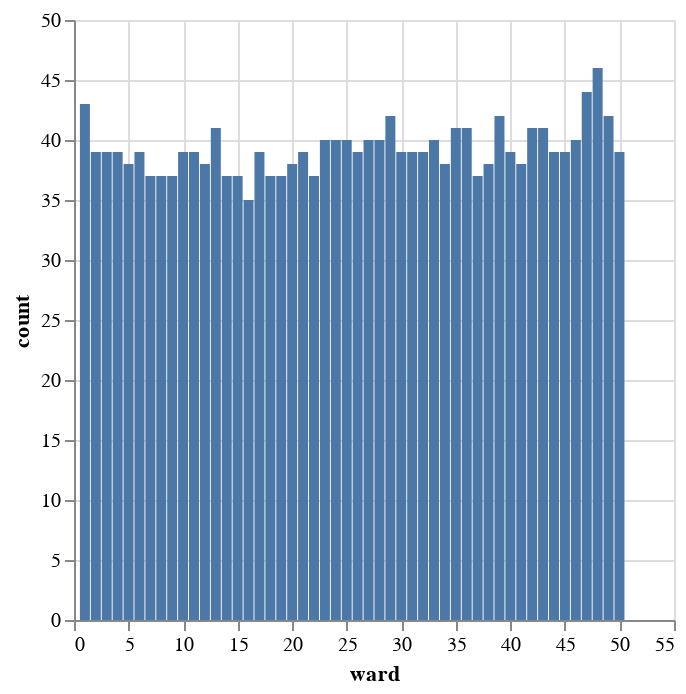

The cell this chart's notebook holds for it:
### Code cell
alt.Chart(num_projects_ward).mark_bar().encode(
    x='ward',
    y='count',
    #color=alt.Color('color').scale(None),
    tooltip=['ward', 'count'],
).interactive()

### Figure 1 — Vega-Lite specification as saved in the notebook (floating-point values rounded to 4 significant figures)
{"config": {"view": {"continuousWidth": 300, "continuousHeight": 300}}, "data": {"name": "data-ce5d036d39be65663c04576b89e997ad"}, "mark": {"type": "bar"}, "encoding": {"tooltip": [{"field": "ward", "type": "quantitative"}, {"field": "count", "type": "quantitative"}], "x": {"field": "ward", "type": "quantitative"}, "y": {"field": "count", "type": "quantitative"}}, "params": [{"name": "param_15", "select": {"type": "interval", "encodings": ["x", "y"]}, "bind": "scales"}], "$schema": "https://vega.github.io/schema/vega-lite/v5.20.1.json", "datasets": {"data-ce5d036d39be65663c04576b89e997ad": [{"ward": 1, "count": 43}, {"ward": 2, "count": 39}, {"ward": 3, "count": 39}, {"ward": 4, "count": 39}, {"ward": 5, "count": 38}, {"ward": 6, "count": 39}, {"ward": 7, "count": 37}, {"ward": 8, "count": 37}, {"ward": 9, "count": 37}, {"ward": 10, "count": 39}, {"ward": 11, "count": 39}, {"ward": 12, "count": 38}, {"ward": 13, "count": 41}, {"ward": 14, "count": 37}, {"ward": 15, "count": 37}, {"ward": 16, "count": 35}, {"ward": 17, "count": 39}, {"ward": 18, "count": 37}, {"ward": 19, "count": 37}, {"ward": 20, "count": 38}, {"ward": 21, "count": 39}, {"ward": 22, "count": 37}, {"ward": 23, "count": 40}, {"ward": 24, "count": 40}, {"ward": 25, "count": 40}, {"ward": 26, "count": 39}, {"ward": 27, "count": 40}, {"ward": 28, "count": 40}, {"ward": 29, "count": 42}, {"ward": 30, "count": 39}, {"ward": 31, "count": 39}, {"ward": 32, "count": 39}, {"ward": 33, "count": 40}, {"ward": 34, "count": 38}, {"ward": 35, "count": 41}, {"ward": 36, "count": 41}, {"ward": 37, "count": 37}, {"ward": 38, "count": 38}, {"ward": 39, "count": 42}, {"ward": 40, "count": 39}, {"ward": 41, "count": 38}, {"ward": 42, "count": 41}, {"ward": 43, "count": 41}, {"ward": 44, "count": 39}, {"ward": 45, "count": 39}, {"ward": 46, "count": 40}, {"ward": 47, "count": 44}, {"ward": 48, "count": 46}, {"ward": 49, "count": 42}, {"ward": 50, "count": 39}]}}
